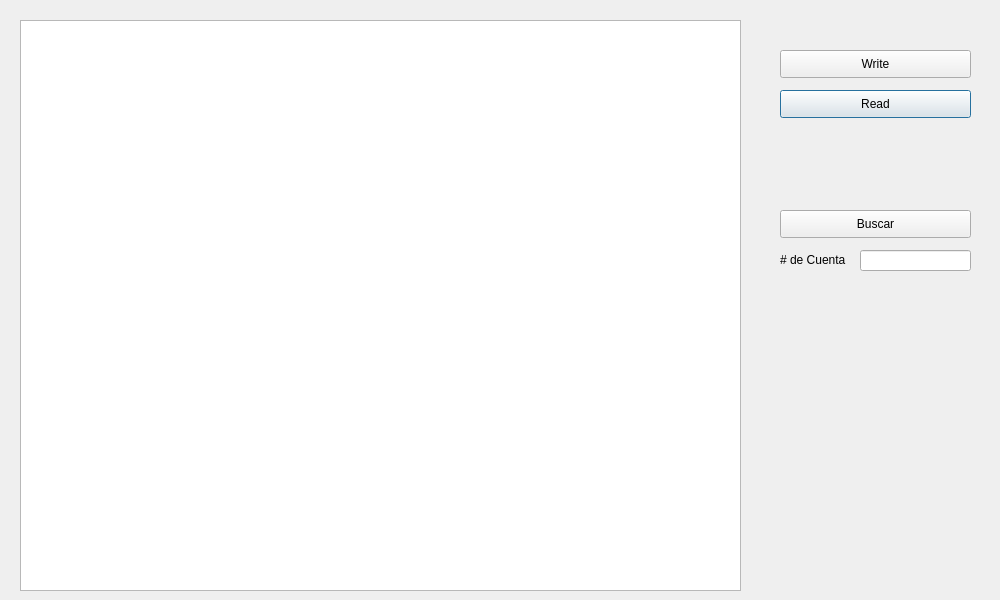
<?xml version="1.0" encoding="UTF-8"?>
<ui version="4.0">
 <class>tarea2</class>
 <widget class="QDialog" name="tarea2">
  <property name="geometry">
   <rect>
    <x>0</x>
    <y>0</y>
    <width>1000</width>
    <height>600</height>
   </rect>
  </property>
  <property name="windowTitle">
   <string>Dialog</string>
  </property>
  <widget class="QPushButton" name="botonRead">
   <property name="geometry">
    <rect>
     <x>780</x>
     <y>90</y>
     <width>191</width>
     <height>28</height>
    </rect>
   </property>
   <property name="text">
    <string>Read</string>
   </property>
  </widget>
  <widget class="QLineEdit" name="NumeroDeCuenta">
   <property name="geometry">
    <rect>
     <x>860</x>
     <y>250</y>
     <width>111</width>
     <height>21</height>
    </rect>
   </property>
  </widget>
  <widget class="QLabel" name="label">
   <property name="geometry">
    <rect>
     <x>780</x>
     <y>250</y>
     <width>81</width>
     <height>20</height>
    </rect>
   </property>
   <property name="text">
    <string># de Cuenta</string>
   </property>
  </widget>
  <widget class="QPushButton" name="botonBuscar">
   <property name="geometry">
    <rect>
     <x>780</x>
     <y>210</y>
     <width>191</width>
     <height>28</height>
    </rect>
   </property>
   <property name="text">
    <string>Buscar</string>
   </property>
  </widget>
  <widget class="QPushButton" name="botonWrite">
   <property name="geometry">
    <rect>
     <x>780</x>
     <y>50</y>
     <width>191</width>
     <height>28</height>
    </rect>
   </property>
   <property name="text">
    <string>Write</string>
   </property>
  </widget>
  <widget class="QGraphicsView" name="graphicsView">
   <property name="geometry">
    <rect>
     <x>20</x>
     <y>20</y>
     <width>721</width>
     <height>571</height>
    </rect>
   </property>
  </widget>
 </widget>
 <resources/>
 <connections/>
</ui>
